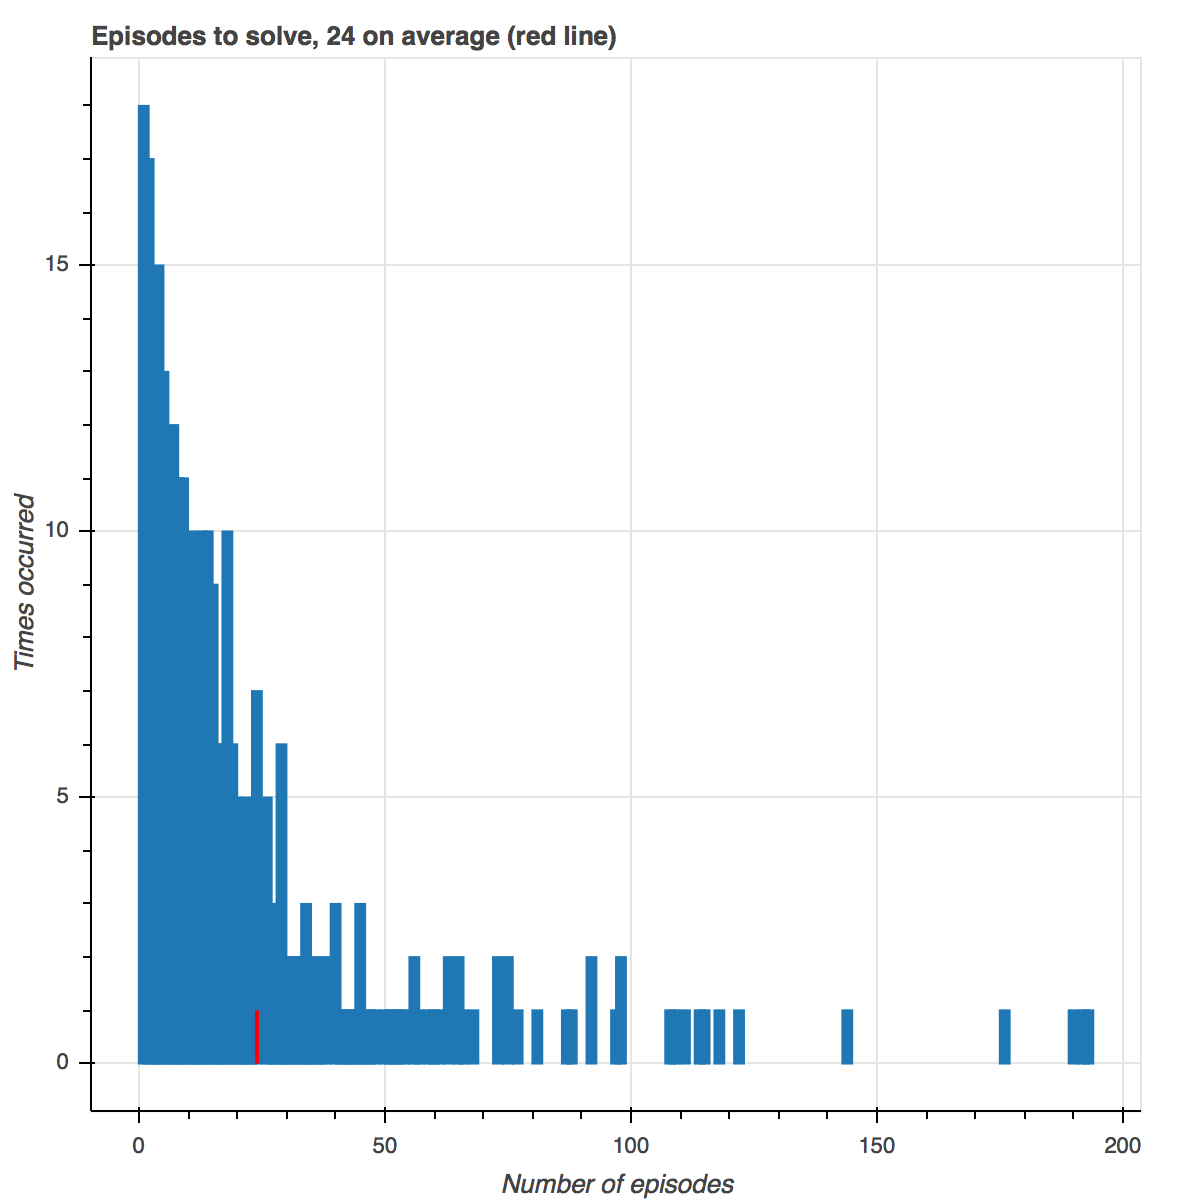

Recreate this plot in Python.
import numpy as np
import gym
from bokeh.plotting import figure, show

env = gym.make('CartPole-v0')

def episode(action, parameters):
	observation = env.reset()
	episode_reward = 0
	
	while True:
		observation, reward, done, info = env.step(action(observation, parameters))
		episode_reward += reward
		if done:
			break
	
	return episode_reward

def linear_action(observation, parameters):
	action = 0 if np.matmul(observation, parameters) < 0 else 1
	return action

def plot(episodes_to_solve):
	x = episodes_to_solve.nonzero()[0]
	y = episodes_to_solve[x]
	average = int(np.matmul(x, y)/np.sum(y))
	plot = figure(title = 'Episodes to solve, {} on average (red line)'.format(average), x_axis_label = 'Number of episodes', y_axis_label = 'Times occurred')
	plot.vbar(x = x, top = y, width = 2)
	plot.line(x = [average, average], y = [0, 1], color="red", line_width=2)
	show(plot)

def random_guessing():
	episodes_to_solve = np.zeros(1000)
	for _ in range(2000):
		best_reward = 0
		best_parameters = None
		for episode_index in range(1, 2000):
			parameters = np.random.uniform(-1, 1, 4)
			reward = episode(linear_action, parameters)
			if best_reward < reward:
				best_reward = reward
				best_parameters = parameters
				if reward == 200:
					episodes_to_solve[episode_index] += 1
					print('solved at episode', episode_index)
					break
	return episodes_to_solve

episodes_to_solve = random_guessing()
plot(episodes_to_solve)
